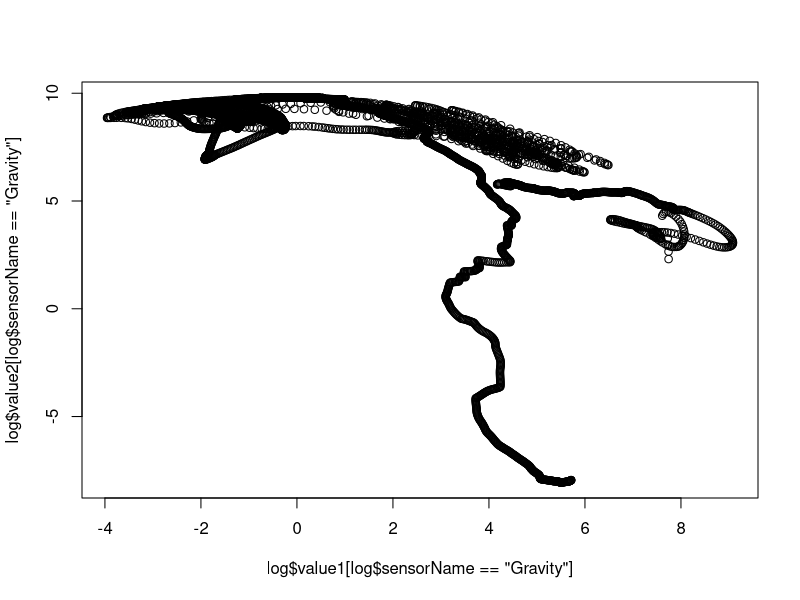

Generate this figure with R:
library(readr)
log <- read_csv("log.txt")
log
plot(log$value1[log$sensorName == 'Gravity'], log$value2[log$sensorName == 'Gravity'])

